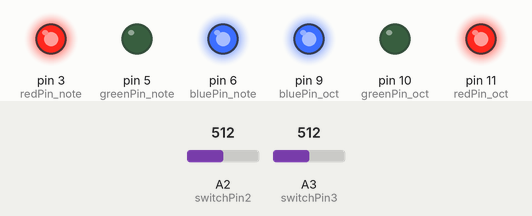
Simulated run of this sketch. Board: Arduino Uno, built with avr-gcc and run on an emulated ATmega328P. Shown: output pins drawn as LEDs (lit = HIGH). The inputs (shaded band) are chosen by the test bench; at power-on: A2 (switchPin2) = 512, A3 (switchPin3) = 512.

Above: at 1.2 s.
1.3 s: A2 (switchPin2) set to 584
2.8 s: A2 (switchPin2) set to 617
At 4.0 s:
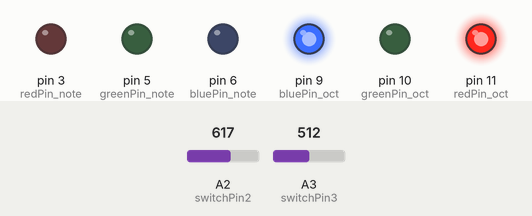
4.3 s: A3 (switchPin3) set to 583
5.8 s: A3 (switchPin3) set to 617
At 6.9 s:
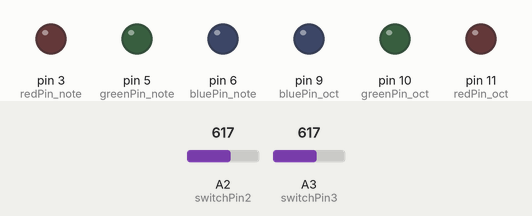
7.3 s: A2 (switchPin2) set to 809
8.8 s: A2 (switchPin2) set to 832
At 10.2 s:
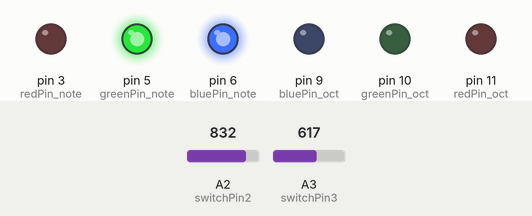
Timing chart, 0 to 11.3 s (numbered marks = the images above; inputs shaded):
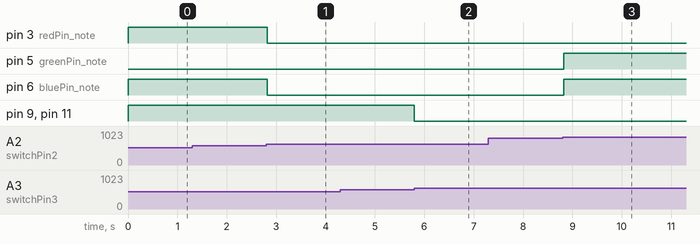

The sketch:

_2_MULTIPLE__BUTTON_TEST.ino
```cpp
int swipin2val   = 0;
int swipin3val   = 0;
int reads        = 0;

const int redPin_note   = 3;  // note bank RGB_LED
const int greenPin_note = 5;  // 0 = color on, 255 is color off
const int bluePin_note  = 6;  // (this is for a commom anode rgb-led)

const int bluePin_oct   = 9;  // octave RGB-LED
const int greenPin_oct  = 10; // 0 = color on, 255 is color off
const int redPin_oct    = 11; // (this is for a commom anode rgb-led)

int switchPin2 = A2;    // ANALOG PIN 2
int switchPin3 = A3;    // ANALOG PIN 3

void setup()
{

pinMode(redPin_note, OUTPUT);
pinMode(greenPin_note, OUTPUT);
pinMode(bluePin_note, OUTPUT);

pinMode(redPin_oct, OUTPUT);
pinMode(greenPin_oct, OUTPUT);
pinMode(bluePin_oct, OUTPUT);

analogWrite(redPin_note, 255);
analogWrite(greenPin_note, 0);     // Set RGB-LED to GREEN
analogWrite(bluePin_note, 255);

analogWrite(redPin_oct, 255);
analogWrite(greenPin_oct, 0);      // Set RGB-LED to GREEN
analogWrite(bluePin_oct, 255);

} // end void setup

void loop()
{

swipin2val = analogRead(switchPin2);
if (swipin2val > 100)
   {
    evaluate_buttonsA2();
   }

swipin3val = analogRead(switchPin3);  // read the value from the analog pin:
if (swipin3val > 100)
   {
    evaluate_buttonsA3();
   }


} // end void loop

// ***********************************************************
// ************************ FUNCTIONS ************************
// ***********************************************************


// *** Buttons on Pin A2
void  evaluate_buttonsA2()
{
 delay(20);
 for (reads = 1; reads < 5; reads++)
     {
      swipin2val = swipin2val + analogRead(switchPin2);
     }
 swipin2val = swipin2val/5;

 // *** NOTE BANK UP ***
 if (swipin2val > 980)
    {
     //blue
     analogWrite(redPin_note  , 255);
     analogWrite(greenPin_note, 255);
     analogWrite(bluePin_note , 0);
    }

 // *** OCTAVE UP ***
 if (swipin2val > 900 && swipin2val < 960)
    {
     //green
     analogWrite(redPin_note  , 255);
     analogWrite(greenPin_note, 0);
     analogWrite(bluePin_note , 255);
    }

 // *** TRANSPOSE UP ***
 if (swipin2val > 820 && swipin2val < 880)
    {
     //red
     analogWrite(redPin_note  , 0);
     analogWrite(greenPin_note, 255);
     analogWrite(bluePin_note , 255);
    }

  // *** MIDI CHANNEL UP ***
  if (swipin2val > 600 && swipin2val < 810)
     {
     //white
     analogWrite(redPin_note  , 0);
     analogWrite(greenPin_note, 0);
     analogWrite(bluePin_note , 0);
     }

 swipin2val =0;
}

// *** Buttons on Pin A3
void  evaluate_buttonsA3()
{
 delay(20);
 for (reads = 1; reads < 5; reads++)
     {
      swipin3val = swipin3val + analogRead(switchPin3);
     }
 swipin3val = swipin3val / 5;

 // *** NOTE BANK DOWN ***
 if (swipin3val > 980)
    {
     //blue
     analogWrite(redPin_oct  , 255);
     analogWrite(greenPin_oct, 255);
     analogWrite(bluePin_oct , 0);
    }

 // *** OCTAVE DOWN ***
 if (swipin3val > 900 && swipin3val < 960)
    {
     //green
     analogWrite(redPin_oct  , 255);
     analogWrite(greenPin_oct, 0);
     analogWrite(bluePin_oct , 255);
    }

 // *** TRANSPOSE DOWN ***
 if (swipin3val > 820 && swipin3val < 880)
    {
     //red
     analogWrite(redPin_oct  , 0);
     analogWrite(greenPin_oct, 255);
     analogWrite(bluePin_oct , 255);
    }

 // *** MIDI CHANNEL DOWN ***
 if (swipin3val > 600 && swipin3val < 810)
    {
     //white
     analogWrite(redPin_oct  , 0);
     analogWrite(greenPin_oct, 0);
     analogWrite(bluePin_oct , 0);
    }

 swipin3val =0;
}
```

Measured:
- the behaviour switches between 600 and 601 on A2 (switchPin2) (found by bisection; images 0 and 1)
- the behaviour switches between 600 and 601 on A3 (switchPin3) (found by bisection; images 1 and 2)
- the behaviour switches between 820 and 821 on A2 (switchPin2) (found by bisection; images 2 and 3)
- after the input at 1.3 s, every drawn part: stays the same
- after the input at 2.8 s, pin 3 (redPin_note), pin 6 (bluePin_note): HIGH → LOW at once
- after the input at 4.3 s, every drawn part: stays the same
- after the input at 5.8 s, pin 9 (bluePin_oct), pin 11 (redPin_oct): HIGH → LOW at once
- after the input at 7.3 s, every drawn part: stays the same
- after the input at 8.8 s, pin 5 (greenPin_note), pin 6 (bluePin_note): LOW → HIGH at once
